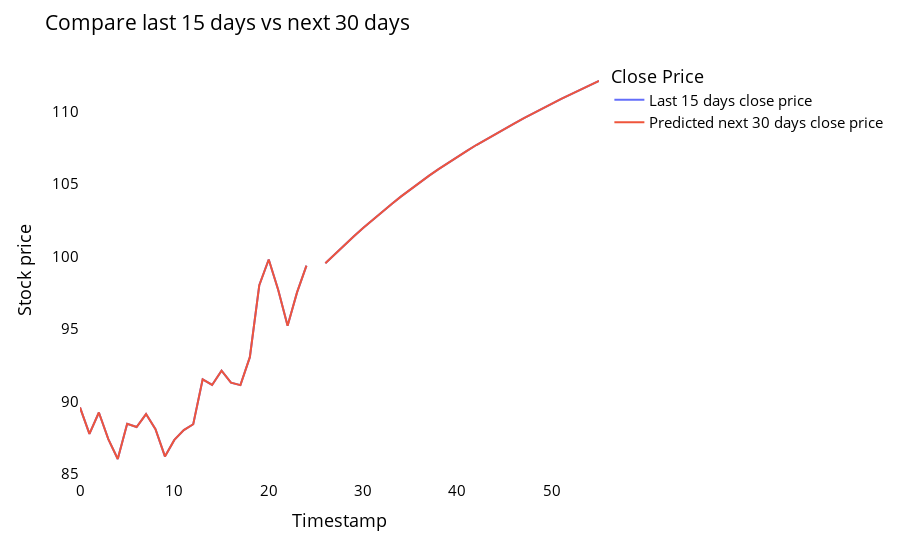

Notebook code for this chart:
### Code cell
temp_mat = np.empty((len(last_days)+pred_days+1,1))
temp_mat[:] = np.nan
temp_mat = temp_mat.reshape(1,-1).tolist()[0]

last_original_days_value = temp_mat
next_predicted_days_value = temp_mat

last_original_days_value[0:time_step+1] = scaler.inverse_transform(closedf[len(closedf)-time_step:]).reshape(1,-1).tolist()[0]
next_predicted_days_value[time_step+1:] = scaler.inverse_transform(np.array(lst_output).reshape(-1,1)).reshape(1,-1).tolist()[0]

new_pred_plot = pd.DataFrame({
    'last_original_days_value':last_original_days_value,
    'next_predicted_days_value':next_predicted_days_value
})

names = cycle(['Last 15 days close price','Predicted next 30 days close price'])

fig = px.line(new_pred_plot,x=new_pred_plot.index, y=[new_pred_plot['last_original_days_value'],
                                                      new_pred_plot['next_predicted_days_value']],
              labels={'value': 'Stock price','index': 'Timestamp'})
fig.update_layout(title_text='Compare last 15 days vs next 30 days',
                  plot_bgcolor='white', font_size=15, font_color='black',legend_title_text='Close Price')

fig.for_each_trace(lambda t:  t.update(name = next(names)))
fig.update_xaxes(showgrid=False)
fig.update_yaxes(showgrid=False)
fig.show()

### Figure 1 — Plotly figure (JSON) as saved in the notebook; plotly's stock layout.template omitted (floating-point values rounded to 4 significant figures)
{"data": [{"hovertemplate": "variable=last_original_days_value<br>Timestamp=%{x}<br>Stock price=%{y}<extra></extra>", "legendgroup": "last_original_days_value", "line": {"color": "#636efa", "dash": "solid"}, "marker": {"symbol": "circle"}, "mode": "lines", "name": "Last 15 days close price", "orientation": "v", "showlegend": true, "type": "scatter", "x": [0, 1, 2, 3, 4, 5, 6, 7, 8, 9, 10, 11, 12, 13, 14, 15, 16, 17, 18, 19, 20, 21, 22, 23, 24, 25, 26, 27, 28, 29, 30, 31, 32, 33, 34, 35, 36, 37, 38, 39, 40, 41, 42, 43, 44, 45, 46, 47, 48, 49, 50, 51, 52, 53, 54, 55], "xaxis": "x", "y": [89.58, 87.76, 89.23, 87.39, 86.02, 88.45, 88.23, 89.12, 88.08, 86.2, 87.34, 88.02, 88.42, 91.52, 91.13, 92.12, 91.29, 91.12, 93.05, 98.02, 99.79, 97.7, 95.22, 97.52, 99.37, null, 99.53, 100.2, 100.8, 101.4, 102.0, 102.5, 103.1, 103.6, 104.1, 104.6, 105.1, 105.6, 106.0, 106.5, 106.9, 107.3, 107.7, 108.1, 108.4, 108.8, 109.2, 109.5, 109.9, 110.2, 110.5, 110.9, 111.2, 111.5, 111.8, 112.1], "yaxis": "y"}, {"hovertemplate": "variable=next_predicted_days_value<br>Timestamp=%{x}<br>Stock price=%{y}<extra></extra>", "legendgroup": "next_predicted_days_value", "line": {"color": "#EF553B", "dash": "solid"}, "marker": {"symbol": "circle"}, "mode": "lines", "name": "Predicted next 30 days close price", "orientation": "v", "showlegend": true, "type": "scatter", "x": [0, 1, 2, 3, 4, 5, 6, 7, 8, 9, 10, 11, 12, 13, 14, 15, 16, 17, 18, 19, 20, 21, 22, 23, 24, 25, 26, 27, 28, 29, 30, 31, 32, 33, 34, 35, 36, 37, 38, 39, 40, 41, 42, 43, 44, 45, 46, 47, 48, 49, 50, 51, 52, 53, 54, 55], "xaxis": "x", "y": [89.58, 87.76, 89.23, 87.39, 86.02, 88.45, 88.23, 89.12, 88.08, 86.2, 87.34, 88.02, 88.42, 91.52, 91.13, 92.12, 91.29, 91.12, 93.05, 98.02, 99.79, 97.7, 95.22, 97.52, 99.37, null, 99.53, 100.2, 100.8, 101.4, 102.0, 102.5, 103.1, 103.6, 104.1, 104.6, 105.1, 105.6, 106.0, 106.5, 106.9, 107.3, 107.7, 108.1, 108.4, 108.8, 109.2, 109.5, 109.9, 110.2, 110.5, 110.9, 111.2, 111.5, 111.8, 112.1], "yaxis": "y"}], "layout": {"font": {"color": "black", "size": 15}, "legend": {"title": {"text": "Close Price"}, "tracegroupgap": 0}, "margin": {"t": 60}, "plot_bgcolor": "white", "title": {"text": "Compare last 15 days vs next 30 days"}, "xaxis": {"anchor": "y", "domain": [0, 1], "showgrid": false, "title": {"text": "Timestamp"}}, "yaxis": {"anchor": "x", "domain": [0, 1], "showgrid": false, "title": {"text": "Stock price"}}}}
